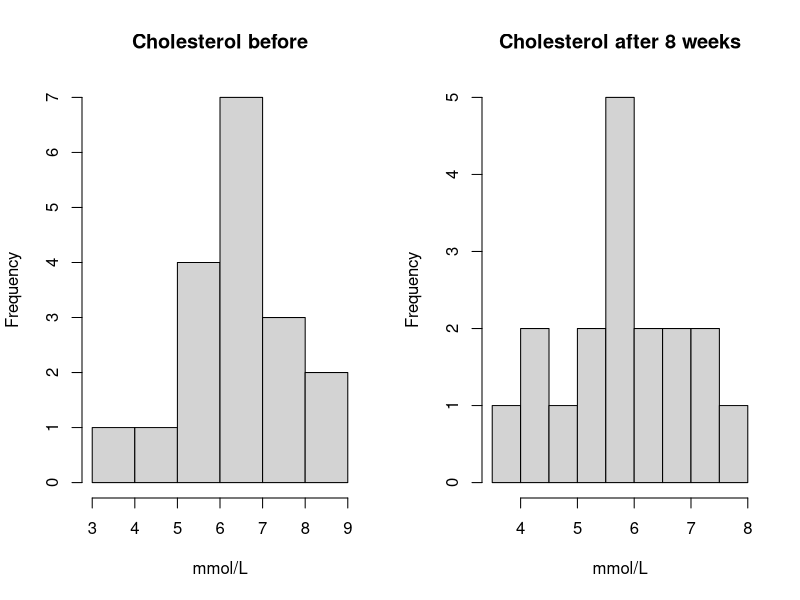
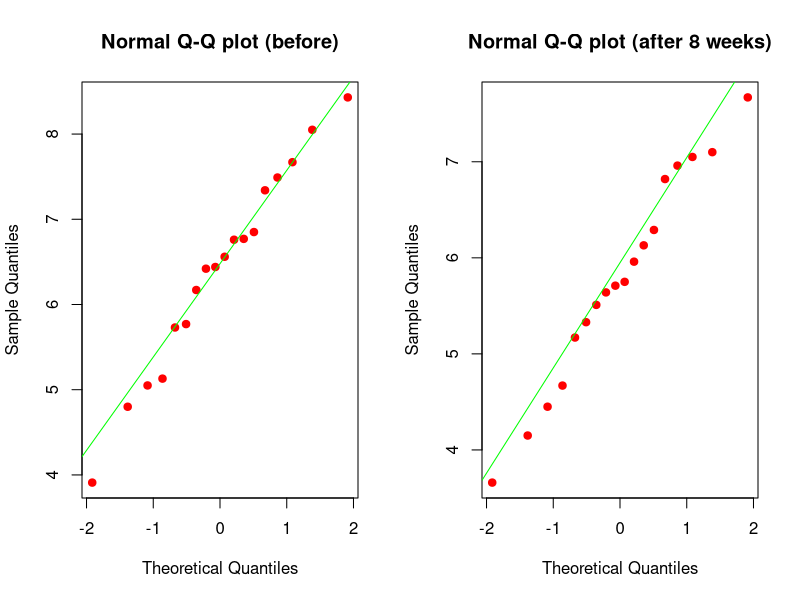
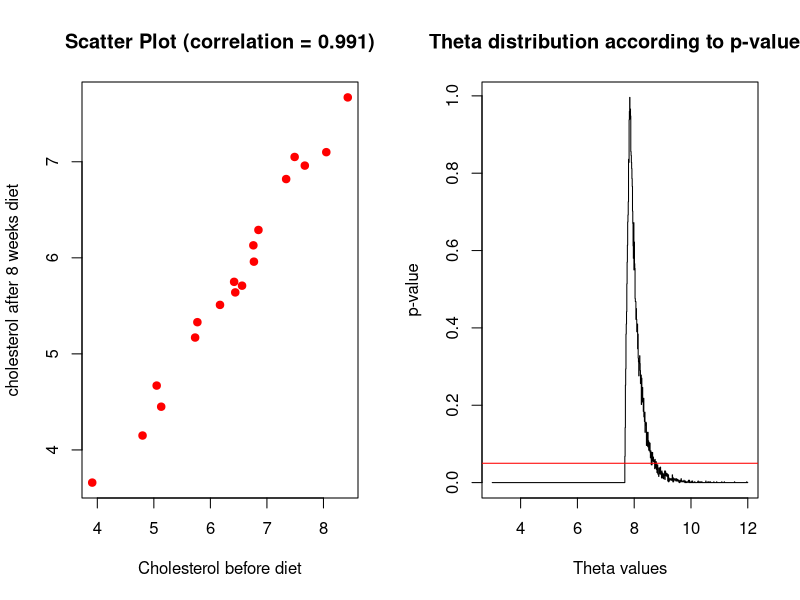

The R script that drew these images, in order:
## ---- chunk 1
knitr::opts_chunk$set(echo = TRUE)
options(digits=3)
setwd("C:/Users/doman/OneDrive/files/VU AI/EDDA/EDDA_assignment1")
## ---- chunk 2
df = read.csv('Data/cholesterol.txt', header = TRUE, sep = "")
par(mfrow=c(1,2))
hist(df$Before, main = 'Cholesterol before', xlab = 'mmol/L')
hist(df$After8weeks, main = 'Cholesterol after 8 weeks', xlab = 'mmol/L')
## ---- chunk 3
par(mfrow=c(1,2))
qqnorm(df$Before, col='red', pch=19, main="Normal Q-Q plot (before)")
qqline(df$Before, col='green')
qqnorm(df$After8weeks, col='red', pch=19, main="Normal Q-Q plot (after 8 weeks)")
qqline(df$After8weeks, col='green')
## ---- chunk 4
plot(df$Before, df$After8weeks, xlab = "Cholesterol before diet",
     ylab = "cholesterol after 8 weeks diet",
     main = paste("Scatter Plot (correlation = ", round(cor(df$Before,df$After8weeks), 3),
                  collapes=")", sep=""), col='red',pch = 19)
## ---- chunk 5
ttest = t.test(df$Before, df$After8weeks, alt='g', paired=TRUE)
print(paste("p-value of two-paired t-test: ",round(ttest$p.value,3)))
wilcox_test = wilcox.test(df$Before, df$After8weeks, alt='g',paired = TRUE)
print(paste("p-value of two-paired Wilcoxon signed rank test: ",round(wilcox_test$p.value,3)))
## ---- chunk 6
sample_maxs <- c()
n = 1000
for (i in 1:n){
  sample_maxs[i] = max(sample(df$After8weeks, nrow(df), replace=TRUE))
}
estimated_upper_limit = mean(sample_maxs)
cat("Estimated Theta:", estimated_upper_limit, "\n") 
cat("Confidence interval:", quantile(sample_maxs, probs=c(0.025,0.975 )))
## ---- chunk 7

theta = 3.00; t=max(df$After8weeks); counter = 1;B=1000;
tstar=numeric(B); p_values = c(); thetas = c();
while (theta <= 12) {
  for (i in 1:B){
    xstar = runif(n=nrow(df), min=3, max=theta)
    tstar[i]=max(xstar)
    }
  p_left=sum(tstar<t)/B; p_right=sum(tstar>t)/B;
  p_values[counter]= 2*min(p_left,p_right)
  thetas[counter] = theta
  counter = counter + 1
  theta = theta + 0.01 #increment theta by  0.01
}
plot(x=thetas, y = p_values, type = "S", xlab = "Theta values", ylab="p-value", main = "Theta distribution according to p-values")
abline(a=0.05,b=0, col='red')
## ---- chunk 8
binom.test(sum(df$After8weeks < 6), nrow(df), alt='l')

binom.test(sum(df$After8weeks < 4.5), nrow(df), alt='l', p=0.25)
